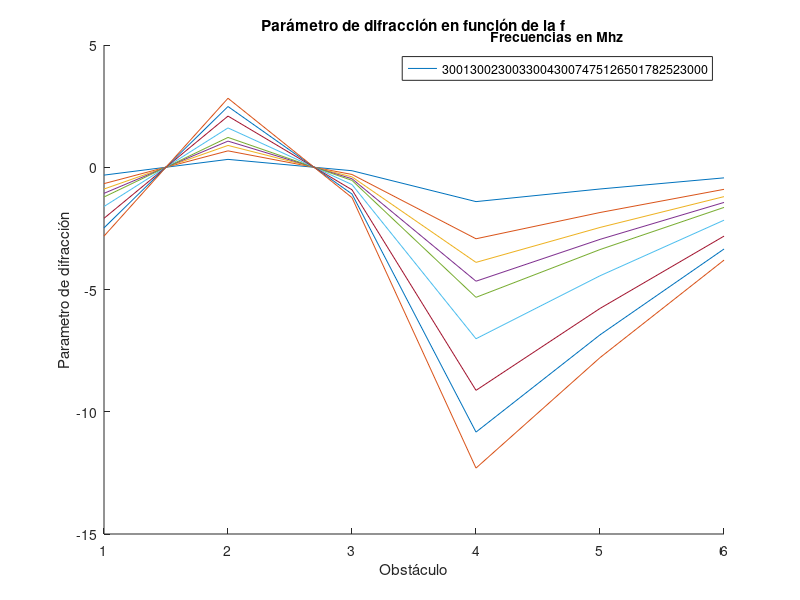

This figure's MATLAB source:
clear;clc;close all;
K      = 4/3;
c      = 3e8;
f      = [300,1300, 2300, 3300, 4300,7475,12650, 17825, 23000].*1e6;
lambda = c./f;
d      = 20.09e3;
R0     = 6370e3;
Re     = R0*K;
h1     = 807;
h2     = 813;
e  = [797 800 815 799 735 760 788 805];
a  = [10 0 0 0 0 0 0  8];
d1 = [0 0.806e3 1.910e3 3.721e3 7.831e3 10.955e3 14.965e3 d];
d2 = d - d1;

flecha         = d1.*d2/(2*Re);
altura_rayo    = ((e(end)+a(end)-e(1)-a(1))/d)*d1 + e(1)+a(1);
despejamiento  = e + flecha - altura_rayo;
    
numero_iteraciones    = size(lambda);
columnas              = size(f);

for iteracion=1:numero_iteraciones(2)
    R1(iteracion,:) = sqrt(lambda(1,iteracion)*d1.*d2/d); %Altura del primer rayo de Fresnel    
end

despejamiento(:,1)    =[];
despejamiento(:,end)  =[];
d1(:,1)        =[];
d1(:,end)      =[];
R1(:,1)        =[];
R1(:,end)      =[];
e(:,1) = [];
e(:,end) = [];

d2=d-d1;

uve           = sqrt(2)*despejamiento./R1;
Ldif_iterado  = 6.9 + 20*log10(sqrt((uve-0.1).^2 +1) + uve-0.1);

altura_rayo(:,1) = [];
altura_rayo(:,end) = [];

flecha        = (d1.*d2)/(2*Re);
despejamiento =  e + flecha - altura_rayo;
for iteracion=1:numero_iteraciones(2)       
    uve_iterado(iteracion,:)   = sqrt(2)*despejamiento./R1(iteracion,:);   
end

figure(1);title("Parámetro de difracción en función de la f")
for iteracion=1:numero_iteraciones(2)
    hold on
    plot(uve(iteracion,:));
    xticks(1:7)
    hold off
end
frec = ["300","1300", "2300", "3300", "4300","7475","12650","17825","23000"];
ylabel("Parametro de difracción");xlabel("Obstáculo");
lgd = legend(frec);title(lgd,'Frecuencias en Mhz');